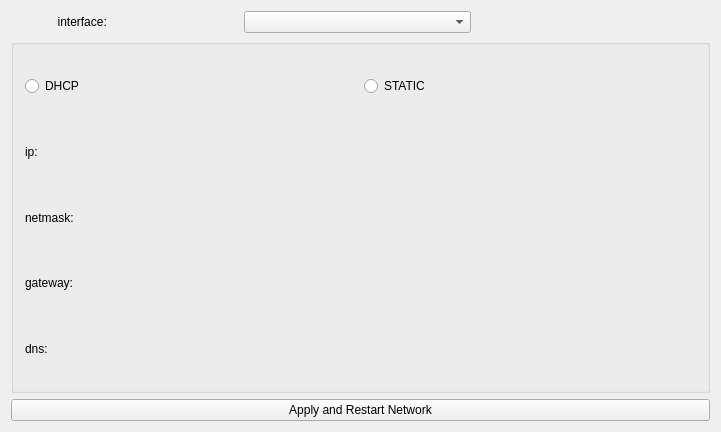
<?xml version="1.0" encoding="UTF-8"?>
<ui version="4.0">
 <class>Network</class>
 <widget class="QWidget" name="Network">
  <property name="geometry">
   <rect>
    <x>0</x>
    <y>0</y>
    <width>721</width>
    <height>432</height>
   </rect>
  </property>
  <property name="windowTitle">
   <string>MainWindow</string>
  </property>
  <layout class="QGridLayout" name="gridLayout_7">
   <item row="0" column="0">
    <layout class="QHBoxLayout" name="horizontalLayout">
     <item>
      <layout class="QGridLayout" name="gridLayout">
       <item row="0" column="2">
        <spacer name="horizontalSpacer">
         <property name="orientation">
          <enum>Qt::Horizontal</enum>
         </property>
         <property name="sizeHint" stdset="0">
          <size>
           <width>40</width>
           <height>20</height>
          </size>
         </property>
        </spacer>
       </item>
       <item row="2" column="0" colspan="4">
        <widget class="QPushButton" name="ok">
         <property name="sizePolicy">
          <sizepolicy hsizetype="Expanding" vsizetype="Fixed">
           <horstretch>0</horstretch>
           <verstretch>0</verstretch>
          </sizepolicy>
         </property>
         <property name="text">
          <string>Apply and Restart Network</string>
         </property>
        </widget>
       </item>
       <item row="0" column="1">
        <widget class="QComboBox" name="cb_interface">
         <property name="sizePolicy">
          <sizepolicy hsizetype="Expanding" vsizetype="Fixed">
           <horstretch>0</horstretch>
           <verstretch>0</verstretch>
          </sizepolicy>
         </property>
        </widget>
       </item>
       <item row="1" column="0" colspan="4">
        <widget class="QGroupBox" name="groupBox">
         <property name="sizePolicy">
          <sizepolicy hsizetype="Expanding" vsizetype="Expanding">
           <horstretch>0</horstretch>
           <verstretch>0</verstretch>
          </sizepolicy>
         </property>
         <property name="title">
          <string/>
         </property>
         <layout class="QVBoxLayout" name="verticalLayout">
          <item>
           <layout class="QGridLayout" name="gridLayout_6">
            <item row="0" column="0">
             <widget class="QRadioButton" name="radio_dhcp">
              <property name="sizePolicy">
               <sizepolicy hsizetype="Expanding" vsizetype="Expanding">
                <horstretch>0</horstretch>
                <verstretch>0</verstretch>
               </sizepolicy>
              </property>
              <property name="text">
               <string>DHCP</string>
              </property>
             </widget>
            </item>
            <item row="0" column="1">
             <widget class="QRadioButton" name="radio_static">
              <property name="sizePolicy">
               <sizepolicy hsizetype="Expanding" vsizetype="Expanding">
                <horstretch>0</horstretch>
                <verstretch>0</verstretch>
               </sizepolicy>
              </property>
              <property name="text">
               <string>STATIC</string>
              </property>
             </widget>
            </item>
           </layout>
          </item>
          <item>
           <layout class="QGridLayout" name="gridLayout_2">
            <item row="0" column="0">
             <widget class="QLabel" name="label_2">
              <property name="sizePolicy">
               <sizepolicy hsizetype="Expanding" vsizetype="Expanding">
                <horstretch>0</horstretch>
                <verstretch>0</verstretch>
               </sizepolicy>
              </property>
              <property name="text">
               <string>ip:</string>
              </property>
             </widget>
            </item>
            <item row="0" column="1">
             <widget class="QIpAddressEdit" name="edt_ip" native="true">
              <property name="sizePolicy">
               <sizepolicy hsizetype="Expanding" vsizetype="Preferred">
                <horstretch>0</horstretch>
                <verstretch>0</verstretch>
               </sizepolicy>
              </property>
              <property name="minimumSize">
               <size>
                <width>0</width>
                <height>40</height>
               </size>
              </property>
             </widget>
            </item>
           </layout>
          </item>
          <item>
           <layout class="QGridLayout" name="gridLayout_3">
            <item row="0" column="0">
             <widget class="QLabel" name="label_3">
              <property name="sizePolicy">
               <sizepolicy hsizetype="Expanding" vsizetype="Expanding">
                <horstretch>0</horstretch>
                <verstretch>0</verstretch>
               </sizepolicy>
              </property>
              <property name="text">
               <string>netmask:</string>
              </property>
             </widget>
            </item>
            <item row="0" column="1">
             <widget class="QIpAddressEdit" name="edt_mask" native="true">
              <property name="sizePolicy">
               <sizepolicy hsizetype="Expanding" vsizetype="Preferred">
                <horstretch>0</horstretch>
                <verstretch>0</verstretch>
               </sizepolicy>
              </property>
              <property name="minimumSize">
               <size>
                <width>0</width>
                <height>40</height>
               </size>
              </property>
             </widget>
            </item>
           </layout>
          </item>
          <item>
           <layout class="QGridLayout" name="gridLayout_4">
            <item row="0" column="0">
             <widget class="QLabel" name="label_4">
              <property name="sizePolicy">
               <sizepolicy hsizetype="Expanding" vsizetype="Expanding">
                <horstretch>0</horstretch>
                <verstretch>0</verstretch>
               </sizepolicy>
              </property>
              <property name="text">
               <string>gateway:</string>
              </property>
             </widget>
            </item>
            <item row="0" column="1">
             <widget class="QIpAddressEdit" name="edt_gateway" native="true">
              <property name="sizePolicy">
               <sizepolicy hsizetype="Expanding" vsizetype="Preferred">
                <horstretch>0</horstretch>
                <verstretch>0</verstretch>
               </sizepolicy>
              </property>
              <property name="minimumSize">
               <size>
                <width>0</width>
                <height>40</height>
               </size>
              </property>
             </widget>
            </item>
           </layout>
          </item>
          <item>
           <layout class="QGridLayout" name="gridLayout_5">
            <item row="0" column="0">
             <widget class="QLabel" name="label_5">
              <property name="sizePolicy">
               <sizepolicy hsizetype="Expanding" vsizetype="Expanding">
                <horstretch>0</horstretch>
                <verstretch>0</verstretch>
               </sizepolicy>
              </property>
              <property name="text">
               <string>dns:</string>
              </property>
             </widget>
            </item>
            <item row="0" column="1">
             <widget class="QIpAddressEdit" name="edt_dns" native="true">
              <property name="sizePolicy">
               <sizepolicy hsizetype="Expanding" vsizetype="Preferred">
                <horstretch>0</horstretch>
                <verstretch>0</verstretch>
               </sizepolicy>
              </property>
              <property name="minimumSize">
               <size>
                <width>0</width>
                <height>40</height>
               </size>
              </property>
             </widget>
            </item>
           </layout>
          </item>
         </layout>
        </widget>
       </item>
       <item row="0" column="0">
        <widget class="QLabel" name="label">
         <property name="sizePolicy">
          <sizepolicy hsizetype="Expanding" vsizetype="Preferred">
           <horstretch>0</horstretch>
           <verstretch>0</verstretch>
          </sizepolicy>
         </property>
         <property name="text">
          <string>              interface:</string>
         </property>
        </widget>
       </item>
      </layout>
     </item>
    </layout>
   </item>
  </layout>
 </widget>
 <layoutdefault spacing="6" margin="11"/>
 <customwidgets>
  <customwidget>
   <class>QIpAddressEdit</class>
   <extends>QWidget</extends>
   <header>qipaddressedit.h</header>
   <container>1</container>
  </customwidget>
 </customwidgets>
 <resources/>
 <connections/>
</ui>
